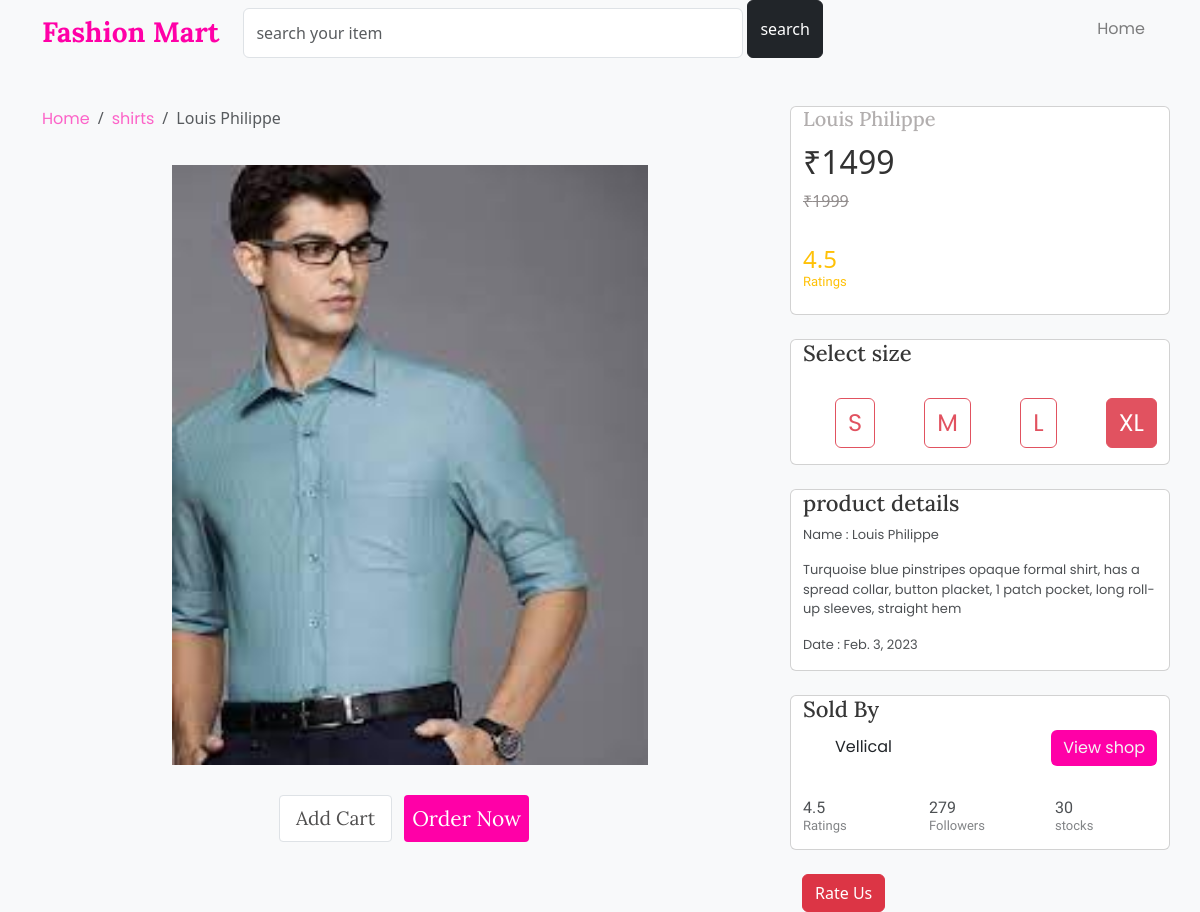
/home/catogory/products/3, run on the app's committed database.
### app/models.py (models this page shows, shortened)
class products(models.Model):
    catogory=models.ForeignKey(catogory,on_delete=models.CASCADE)
    name=models.CharField(max_length=100,blank=False,null=False)
    old_price=models.IntegerField(blank=False,null=False)
    new_price=models.IntegerField(blank=False,null=False)
    ratings=models.FloatField(blank=False,null=False)
    stocks=models.IntegerField(blank=False,null=False)
    image=models.ImageField(upload_to='static/products',null=False,blank=False)
    description=models.TextField(max_length=300,null=False,blank=False)
    date=models.DateField()
    status=models.BooleanField(default=False,help_text="0-show,1-Hidden")
    trending=models.BooleanField(default=False,help_text="0-default,1-Trending")

class catogory(models.Model):
    name=models.CharField(max_length=100,blank=False,null=False)
    image=models.ImageField(upload_to='static/products',null=False,blank=False)
    description=models.TextField(max_length=300,null=False,blank=False)
    date=models.DateField()
    status=models.BooleanField(default=False,help_text="0-show,1-Hidden")
    def __str__(self) :
        return self.name

### app/views.py (the view, shortened to what this page needs)
# urls.py: path('home/catogory/products/<int:id>',views.productview,name="products"),
def productview(request,id):
    if(products.objects.filter(id=id,status=0)):
        Products=products.objects.filter(id=id,status=0)
        return render(request,"product.html",{"products":Products})
    else:
        messages.error(request,"No Such Produtct Found")
        return HttpResponseRedirect ('home')

### templates/product.html (shortened to what this page needs)
<!DOCTYPE html>
<html lang="en">
<head>
    <link href="https://cdn.jsdelivr.net/npm/bootstrap@5.3.0-alpha1/dist/css/bootstrap.min.css" rel="stylesheet">
  </head>
<body class="bg-light">
  <div class='container'>
    <div className='nav'id='nav'>
      <div class="d-flex "><h2 class="mt-3" id="nav-head">Fashion Mart</h2>
        <form method="POST" action="" class="d-flex mx-4">
          <input type="text" placeholder="search your item"  class="form-control mt-2" name="search"/>
      <button class="btn btn-dark mx-1">search</button>
        </form>
      </div>
      <ul class="mt-3">
        <li><a href="{% url 'home' %}" class="text-black-50">Home</a></li>
      </ul>
  </div>
    <div class="row">
        {% for item in products %}
        <div class="col-lg-8  d-flex justify-content-center mt-4 my-4" >
            <div class="row d-flex justify-content-center">
                <nav aria-label="breadcrumb">
                    <ol class="breadcrumb my-4">
                      <li class="breadcrumb-item" ><a href="{% url 'home' %}" id="bread-link">Home</a></li>
                      <li class="breadcrumb-item"><a href="#" id="bread-link">{{ item.catogory }}</a></li>
                      <li class="breadcrumb-item active" aria-current="page" id="bread-now">{{item.name}}</li>
                    </ol>
                  </nav>
                <img src="{{item.image.url}}" class="img-fluid" id="image" alt="pic"/>
               <ul class="d-flex justify-content-center">
                <li>
                  <button class=" form-control p-2 btn-lg mx-2" id="cart-btn">Add Cart</button>
              </li>
                <li>
                  <button class=" p-2 btn-lg" id="order-btn">Order Now</button>
              </li>
               </ul>
            </div>
        </div>
        <div class="col">
            <div class="row mt-4">
                <div class="card mt-4" id="card-top">
                    <h5 class="text-light-50" id="card-name">{{item.name}}</h5>
                    <h2 class=" mt-1" id="card-price">₹{{item.new_price}}</h2>
                    <p class=""><s>₹{{item.old_price}}</s></p>
                    <h4 class="mt-3 text-warning">{{item.ratings}}<p id="card-rate">Ratings</p></h4>
                </div>
                <div class="card mt-4" id="card-top">
                    <h5 id="card-select">Select size</h5>
                    <div class="mt-3">
                     <ul class="d-flex justify-content-between mt-2">
                       <li> <input type="radio" class="btn-check" name="options" id="option1" autocomplete="off" checked>
                         <label class="btn btn-outline-danger" for="option1" id="card-size">S</label>
                        </li>
                        <li> <input type="radio" class="btn-check" name="options" id="option2" autocomplete="off" checked>
                            <label class="btn btn-outline-danger" for="option2" id="card-size">M</label>
                        </li>
                        <li> <input type="radio" class="btn-check" name="options" id="option3" autocomplete="off" checked>
                            <label class="btn btn-outline-danger" for="option3" id="card-size">L</label>
                        </li>
                           <li> <input type="radio" class="btn-check" name="options" id="option4" autocomplete="off" checked>
                            <label class="btn btn-outline-danger" for="option4" id="card-size">XL</label>
                           </li>
                     </ul>
                    </div>
                </div>
                <div class="card mt-4">
                    <h4 id="card-select">product details</h4>
                    <p id="card-para-detail">Name : {{item.name}}</p>
                    <P id="card-para-detail">{{item.description}}</p>
                    <P id="card-para-detail">Date : {{item.date}}</P>
                </div>
                <div class="card mt-4">
                    <h4 id="card-select" >Sold By</h4>
                    <ul class="d-flex justify-content-between">
                        <li id="view-text">Vellical</li>
                        <li><button class="btn" id="view-btn">View shop</button></li>
                    </ul>
                    <div class="row">
                        <div class="col">
                            <h4 class="mt-3 text-dark" id="view-h4">{{item.ratings}}<p id="view-rate">Ratings</p></h4>
                        </div>
                        <div class="col">
                            <h4 class="mt-3 text-dark" id="view-h4">279<p id="view-rate">Followers</p></h4>
                        </div>
                        <div class="col">
                            <h4 class="mt-3 text-dark" id="view-h4">{{item.stocks}}<p id="view-rate">stocks</p></h4>
                        </div>
                    </div>
                </div>
                <div class="row">
                  <a href="{% url 'ratings' item.id %}" > <button class="btn btn-danger mt-4">Rate Us
                    </button> </a>
                  </div>
            </div>
        </div>
        {% endfor %}
    </div>
  </div>
</body>
</html>

### templates/product.html (style rules this page uses)
* { list-style: none; }
#nav-head { font-size: 28px; font-family:Lora; font-weight: bolder; cursor: pointer; color:#FF00A7; }
#nav { display: flex; justify-content: space-between; }
#nav ul { display: flex; list-style: none; text-decoration: none; margin:5px ; }
#nav ul li { margin-left: 8px; margin-right: 8px; text-decoration: none; }
#nav ul li a { font-size: medium; font-family: Poppins; text-decoration: none; }
#nav input { height: 50px; width: 500px; }
#image { width:500px; height:600px; border-radius: 10px; }
#card-name { opacity: .7; font-family: Lora; }
#card-top { color: rgb(146, 141, 141); }
#card-rate { font-size: small; font-family:Prompt ; }
#card-price { color:black; opacity: .8; }
#card-size { font-size: x-large; font-family: Poppins; opacity: .85; }
#card-top li { list-style: none; }
#card-select { color: rgb(54, 54, 54); font-family: Lora; font-size:22px; }
#card-para-detail { font-family:Poppins ; font-size: small; opacity: .8; }
#cart-btn { background-color:white; border-radius: 4px; margin: 20px; size-adjust: 70px; color:rgb(80, 79, 79); font-size: larger; font-family: Lora; }
#order-btn { background-color: #FF00A7; border-radius: 4px; border: none; margin: 20px; size-adjust: 70px; color: white; font-size: 21px; font-family: Lora; }
#view-btn { font-family: Poppins; font-size: medium; color: whitesmoke; border: 2px; background-color: #FF00A7; }
#view-text { font-family: Poppins; font-size: medium; margin-top: 5px;; }
#bread-link { font-family: Poppins; color: #FF00A7; font-size: medium; text-decoration: none; opacity: .6; }
#view-rate { font-size: small; font-family:Prompt ; opacity: .7; }
#view-h4 { font-size: medium; font-family:Prompt ; opacity: .8; }

### data on the page
products: catogory "shirts", name "Louis Philippe", image (picture), new_price "1499", old_price "1999", ratings "4.5", description "Turquoise blue pinstripes opaque formal shirt, has a spread collar, button placket, 1 patch pocket, long roll-up sleeves, straight hem", date "Feb. 3, 2023", stocks "30"
